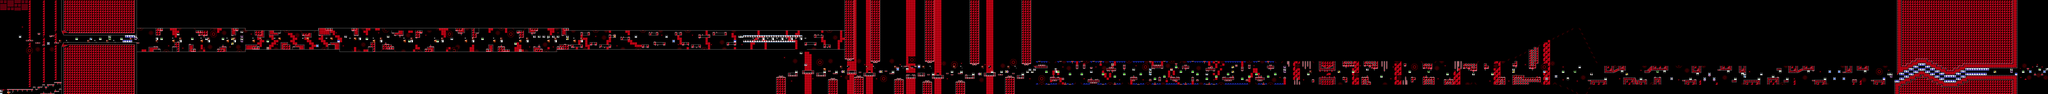

Rendered tile map (Tiled .tmx) drawn with the repository's tilesets; below, a short description and the map source with its tile grids summarised:
An orthogonal 868x40 tile map with 16x16 px tiles, 2 tile layers (SP, ...), 2 tilesets, 2 image layers.

<map version="1.10" tiledversion="1.11.2" orientation="orthogonal" renderorder="right-down" width="868" height="40" tilewidth="16" tileheight="16" infinite="0" nextlayerid="5" nextobjectid="1">
 <editorsettings>
  <chunksize width="16" height="27" />
  <export target="../LEVELS/LEVEL DATA/bloodbathbutno.csv" format="csv" />
 </editorsettings>
 <tileset firstgid="1" name="famidash" tilewidth="16" tileheight="16" tilecount="256" columns="16">
  <image source="../../../GRAPHICS/famidash Red.bmp" width="256" height="256" />
 </tileset>
 <tileset firstgid="257" name="sprites" tilewidth="16" tileheight="16" tilecount="256" columns="16">
  <image source="../../../GRAPHICS/sprites.png" width="256" height="256" />
 </tileset>
 <imagelayer id="3" name="Image Layer 1" parallaxx="0.9" parallaxy="0.9" repeatx="1" repeaty="1">
  <image source="../../../GRAPHICS/Old/parallax Red.bmp" width="144" height="72" />
 </imagelayer>
 <imagelayer id="4" name="Image Layer 2" offsetx="0" offsety="640" repeatx="1">
  <image source="../../../GRAPHICS/ground Red.bmp" width="64" height="128" />
 </imagelayer>
 <layer id="1" width="868" height="40">
  <data>[34720 cells, 34720 non-empty, 129 distinct tile ids]</data>
 </layer>
 <layer id="2" name="SP" width="868" height="40">
  <data>[34720 cells, 404 non-empty, 37 distinct tile ids]</data>
 </layer>
</map>
